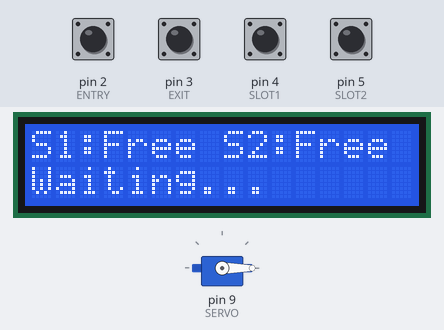
A sketch run on a simulated Arduino Uno, built with avr-gcc and run on an emulated ATmega328P. Parts: 16×2 character LCD, servo. Inputs (shaded band) come from the test bench; at power-on: pin 2 (ENTRY), pin 3 (EXIT), pin 4 (SLOT1), pin 5 (SLOT2) HIGH.

Above: at 3.2 s.
3.3 s: pin 2 (ENTRY) pulled LOW for 0.15 s
At 4.9 s:
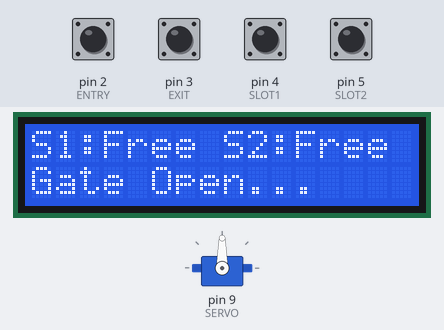
6.4 s: pin 3 (EXIT) pulled LOW for 0.15 s
At 6.49 s:
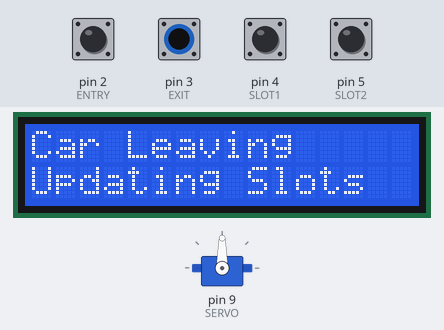
8.0 s: pin 4 (SLOT1) pulled LOW for 0.15 s
At 8.4 s:
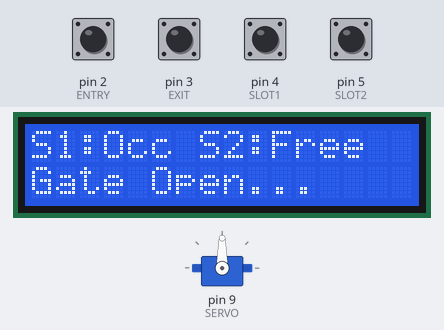
10.0 s: pin 5 (SLOT2) pulled LOW for 0.15 s
At 10.32 s:
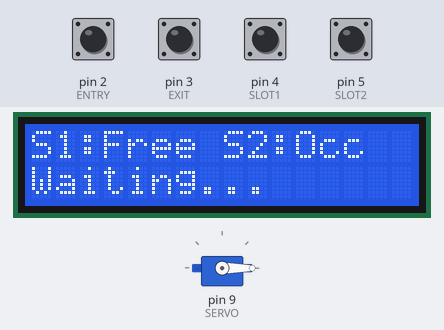
12.0 s: pin 4 (SLOT1) pulled LOW for 1 s
At 12.6 s:
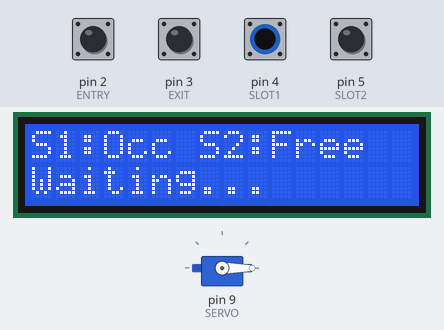
14.5 s: pin 2 (ENTRY) pulled LOW for 1 s
At 15.3 s:
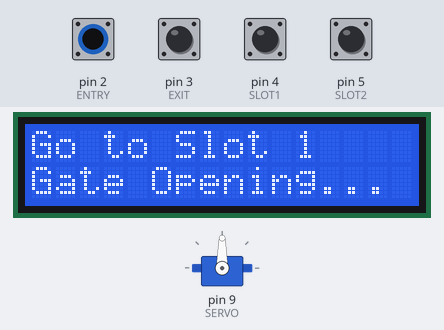
Timing chart, 0 to 19.0 s (numbered marks = the images above; inputs shaded):
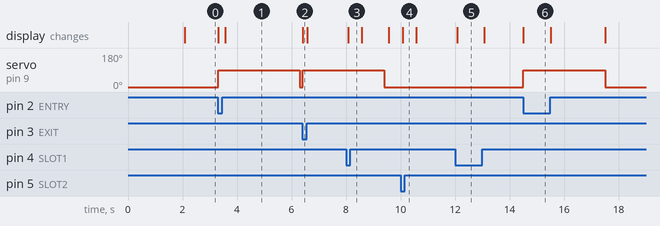

Measured:
- after the input at 3.3 s, servo on pin 9 (SERVO): 0° → 90° at once, → 0° 3.0 s later; the display: first changes at once (image 1 shows a later state)
- after the input at 6.4 s, servo on pin 9 (SERVO): 0° → 90° at once; the display: changes at once (image 2)
- after the input at 8.0 s, the display: changes after 0.07 s (image 3)
- after the input at 10.0 s, the display: changes after 0.07 s (image 4)
- after the input at 12.0 s, the display: changes after 0.07 s (image 5)
- after the input at 14.5 s, servo on pin 9 (SERVO): 0° → 90° at once, → 0° 3.0 s later; the display: changes at once (image 6)

The sketch:

parking_sys.ino
```cpp
#include <LiquidCrystal.h>
#include <Servo.h>

LiquidCrystal lcd(7, 8, 10, 11, 12, 13);
Servo gate;

#define ENTRY  2
#define EXIT   3
#define SLOT1  4
#define SLOT2  5
#define SERVO  9

#define OPEN   90
#define CLOSED 0

bool gateOpen = false;
unsigned long gateTimer = 0;
String oldLine1 = "";
String oldLine2 = "";

void showLCD(String top, String bot) {
  if (top != oldLine1 || bot != oldLine2) {
    lcd.clear();
    lcd.setCursor(0, 0); lcd.print(top);
    lcd.setCursor(0, 1); lcd.print(bot);
    oldLine1 = top;
    oldLine2 = bot;
  }
}

void openGate() {
  gate.write(OPEN);
  gateOpen = true;
  gateTimer = millis();
}

void closeGate() {
  gate.write(CLOSED);
  gateOpen = false;
}


bool carAt(int pin) {
  return digitalRead(pin) == LOW;
}

void setup() {
  pinMode(ENTRY, INPUT_PULLUP);
  pinMode(EXIT,  INPUT_PULLUP);
  pinMode(SLOT1, INPUT_PULLUP);
  pinMode(SLOT2, INPUT_PULLUP);

  lcd.begin(16, 2);
  gate.attach(SERVO);
  closeGate();

  lcd.print("Smart Parking");
  lcd.setCursor(0, 1);
  lcd.print("Starting...");
  delay(2000);
  lcd.clear();
}

void loop() {
  bool slot1 = carAt(SLOT1);
  bool slot2 = carAt(SLOT2);

  if (gateOpen && millis() - gateTimer >= 3000) {
    closeGate();
    oldLine1 = "";
  }

  if (carAt(EXIT) && !gateOpen) {
    showLCD("Car Leaving", "Updating Slots");
    openGate();
    while (carAt(EXIT)) delay(50);
    return;
  }

  if (carAt(ENTRY) && !gateOpen) {
    if (slot1 && slot2) {
      showLCD("Parking Full", "Gate Closed");
      while (carAt(ENTRY)) delay(50);
      delay(1500);
      oldLine1 = "";
    } else if (!slot1) {
      showLCD("Go to Slot 1", "Gate Opening...");
      openGate();
      while (carAt(ENTRY)) delay(50);
    } else {
      showLCD("Go to Slot 2", "Gate Opening...");
      openGate();
      while (carAt(ENTRY)) delay(50);
    }
    return;
  }

  static unsigned long lastUpdate = 0;
  if (millis() - lastUpdate >= 500) {
    lastUpdate = millis();
    String s1 = slot1 ? "Occ" : "Free";
    String s2 = slot2 ? "Occ" : "Free";
    showLCD("S1:" + s1 + " S2:" + s2, gateOpen ? "Gate Open..." : "Waiting...");
  }
}
```
